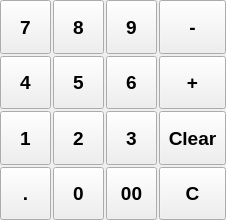
<?xml version="1.0" encoding="UTF-8"?>
<ui version="4.0">
 <class>NumberPad</class>
 <widget class="QWidget" name="NumberPad">
  <property name="geometry">
   <rect>
    <x>0</x>
    <y>0</y>
    <width>226</width>
    <height>220</height>
   </rect>
  </property>
  <property name="font">
   <font>
    <family>Microsoft YaHei UI</family>
    <pointsize>12</pointsize>
    <weight>75</weight>
    <bold>true</bold>
   </font>
  </property>
  <property name="windowTitle">
   <string>Form</string>
  </property>
  <layout class="QGridLayout" name="gridLayout_3">
   <property name="leftMargin">
    <number>0</number>
   </property>
   <property name="topMargin">
    <number>0</number>
   </property>
   <property name="rightMargin">
    <number>0</number>
   </property>
   <property name="bottomMargin">
    <number>0</number>
   </property>
   <property name="spacing">
    <number>0</number>
   </property>
   <item row="0" column="0">
    <widget class="QWidget" name="widget" native="true">
     <layout class="QGridLayout" name="gridLayout_2">
      <property name="leftMargin">
       <number>0</number>
      </property>
      <property name="topMargin">
       <number>0</number>
      </property>
      <property name="rightMargin">
       <number>0</number>
      </property>
      <property name="bottomMargin">
       <number>0</number>
      </property>
      <property name="spacing">
       <number>0</number>
      </property>
      <item row="0" column="0">
       <layout class="QGridLayout" name="gridLayout">
        <property name="leftMargin">
         <number>0</number>
        </property>
        <property name="spacing">
         <number>2</number>
        </property>
        <item row="6" column="1">
         <widget class="QToolButton" name="B0">
          <property name="minimumSize">
           <size>
            <width>50</width>
            <height>50</height>
           </size>
          </property>
          <property name="maximumSize">
           <size>
            <width>999999</width>
            <height>999999</height>
           </size>
          </property>
          <property name="font">
           <font>
            <pointsize>14</pointsize>
           </font>
          </property>
          <property name="text">
           <string>0</string>
          </property>
         </widget>
        </item>
        <item row="1" column="3">
         <widget class="QToolButton" name="BMinus">
          <property name="minimumSize">
           <size>
            <width>50</width>
            <height>50</height>
           </size>
          </property>
          <property name="maximumSize">
           <size>
            <width>999999</width>
            <height>999999</height>
           </size>
          </property>
          <property name="font">
           <font>
            <pointsize>14</pointsize>
           </font>
          </property>
          <property name="text">
           <string>-</string>
          </property>
         </widget>
        </item>
        <item row="6" column="0">
         <widget class="QToolButton" name="BDOT">
          <property name="minimumSize">
           <size>
            <width>50</width>
            <height>50</height>
           </size>
          </property>
          <property name="maximumSize">
           <size>
            <width>999999</width>
            <height>999999</height>
           </size>
          </property>
          <property name="font">
           <font>
            <pointsize>14</pointsize>
           </font>
          </property>
          <property name="text">
           <string>.</string>
          </property>
         </widget>
        </item>
        <item row="6" column="2">
         <widget class="QToolButton" name="B00">
          <property name="minimumSize">
           <size>
            <width>50</width>
            <height>50</height>
           </size>
          </property>
          <property name="maximumSize">
           <size>
            <width>999999</width>
            <height>999999</height>
           </size>
          </property>
          <property name="font">
           <font>
            <pointsize>14</pointsize>
           </font>
          </property>
          <property name="text">
           <string>00</string>
          </property>
         </widget>
        </item>
        <item row="1" column="1">
         <widget class="QToolButton" name="B8">
          <property name="minimumSize">
           <size>
            <width>50</width>
            <height>50</height>
           </size>
          </property>
          <property name="maximumSize">
           <size>
            <width>999999</width>
            <height>999999</height>
           </size>
          </property>
          <property name="font">
           <font>
            <pointsize>14</pointsize>
           </font>
          </property>
          <property name="text">
           <string>8</string>
          </property>
         </widget>
        </item>
        <item row="5" column="2">
         <widget class="QToolButton" name="B3">
          <property name="minimumSize">
           <size>
            <width>50</width>
            <height>50</height>
           </size>
          </property>
          <property name="maximumSize">
           <size>
            <width>999999</width>
            <height>999999</height>
           </size>
          </property>
          <property name="font">
           <font>
            <pointsize>14</pointsize>
           </font>
          </property>
          <property name="text">
           <string>3</string>
          </property>
         </widget>
        </item>
        <item row="5" column="0">
         <widget class="QToolButton" name="B1">
          <property name="minimumSize">
           <size>
            <width>50</width>
            <height>50</height>
           </size>
          </property>
          <property name="maximumSize">
           <size>
            <width>999999</width>
            <height>999999</height>
           </size>
          </property>
          <property name="font">
           <font>
            <pointsize>14</pointsize>
           </font>
          </property>
          <property name="text">
           <string>1</string>
          </property>
         </widget>
        </item>
        <item row="5" column="1">
         <widget class="QToolButton" name="B2">
          <property name="minimumSize">
           <size>
            <width>50</width>
            <height>50</height>
           </size>
          </property>
          <property name="maximumSize">
           <size>
            <width>999999</width>
            <height>999999</height>
           </size>
          </property>
          <property name="font">
           <font>
            <pointsize>14</pointsize>
           </font>
          </property>
          <property name="text">
           <string>2</string>
          </property>
         </widget>
        </item>
        <item row="1" column="2">
         <widget class="QToolButton" name="B9">
          <property name="minimumSize">
           <size>
            <width>50</width>
            <height>50</height>
           </size>
          </property>
          <property name="maximumSize">
           <size>
            <width>999999</width>
            <height>999999</height>
           </size>
          </property>
          <property name="font">
           <font>
            <pointsize>14</pointsize>
           </font>
          </property>
          <property name="text">
           <string>9</string>
          </property>
         </widget>
        </item>
        <item row="3" column="0">
         <widget class="QToolButton" name="B4">
          <property name="minimumSize">
           <size>
            <width>50</width>
            <height>50</height>
           </size>
          </property>
          <property name="maximumSize">
           <size>
            <width>999999</width>
            <height>999999</height>
           </size>
          </property>
          <property name="font">
           <font>
            <pointsize>14</pointsize>
           </font>
          </property>
          <property name="text">
           <string>4</string>
          </property>
         </widget>
        </item>
        <item row="1" column="0">
         <widget class="QToolButton" name="B7">
          <property name="minimumSize">
           <size>
            <width>50</width>
            <height>50</height>
           </size>
          </property>
          <property name="maximumSize">
           <size>
            <width>999999</width>
            <height>999999</height>
           </size>
          </property>
          <property name="font">
           <font>
            <pointsize>14</pointsize>
           </font>
          </property>
          <property name="text">
           <string>7</string>
          </property>
         </widget>
        </item>
        <item row="3" column="1">
         <widget class="QToolButton" name="B5">
          <property name="minimumSize">
           <size>
            <width>50</width>
            <height>50</height>
           </size>
          </property>
          <property name="maximumSize">
           <size>
            <width>999999</width>
            <height>999999</height>
           </size>
          </property>
          <property name="font">
           <font>
            <pointsize>14</pointsize>
           </font>
          </property>
          <property name="text">
           <string>5</string>
          </property>
         </widget>
        </item>
        <item row="3" column="2">
         <widget class="QToolButton" name="B6">
          <property name="minimumSize">
           <size>
            <width>50</width>
            <height>50</height>
           </size>
          </property>
          <property name="maximumSize">
           <size>
            <width>999999</width>
            <height>999999</height>
           </size>
          </property>
          <property name="font">
           <font>
            <pointsize>14</pointsize>
           </font>
          </property>
          <property name="text">
           <string>6</string>
          </property>
         </widget>
        </item>
        <item row="6" column="3">
         <widget class="QToolButton" name="BDEL">
          <property name="minimumSize">
           <size>
            <width>50</width>
            <height>50</height>
           </size>
          </property>
          <property name="maximumSize">
           <size>
            <width>999999</width>
            <height>999999</height>
           </size>
          </property>
          <property name="font">
           <font>
            <pointsize>14</pointsize>
           </font>
          </property>
          <property name="styleSheet">
           <string notr="true"/>
          </property>
          <property name="text">
           <string>C</string>
          </property>
         </widget>
        </item>
        <item row="5" column="3">
         <widget class="QToolButton" name="BClear">
          <property name="minimumSize">
           <size>
            <width>50</width>
            <height>50</height>
           </size>
          </property>
          <property name="maximumSize">
           <size>
            <width>999999</width>
            <height>999999</height>
           </size>
          </property>
          <property name="font">
           <font>
            <pointsize>14</pointsize>
           </font>
          </property>
          <property name="styleSheet">
           <string notr="true"/>
          </property>
          <property name="text">
           <string>Clear</string>
          </property>
         </widget>
        </item>
        <item row="3" column="3">
         <widget class="QToolButton" name="BENTER">
          <property name="minimumSize">
           <size>
            <width>50</width>
            <height>50</height>
           </size>
          </property>
          <property name="maximumSize">
           <size>
            <width>999999</width>
            <height>999999</height>
           </size>
          </property>
          <property name="font">
           <font>
            <pointsize>14</pointsize>
           </font>
          </property>
          <property name="text">
           <string>+</string>
          </property>
         </widget>
        </item>
       </layout>
      </item>
     </layout>
    </widget>
   </item>
  </layout>
 </widget>
 <resources/>
 <connections/>
</ui>
